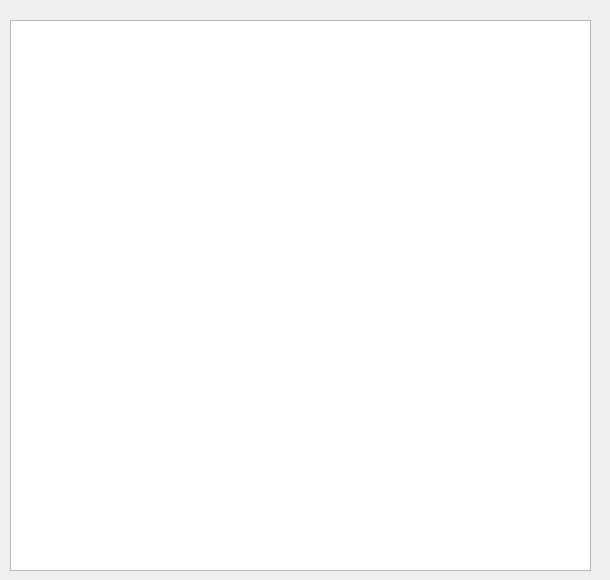
<?xml version="1.0" encoding="UTF-8"?>
<ui version="4.0">
 <class>Form</class>
 <widget class="QWidget" name="Form">
  <property name="geometry">
   <rect>
    <x>0</x>
    <y>0</y>
    <width>610</width>
    <height>580</height>
   </rect>
  </property>
  <property name="windowTitle">
   <string>Form</string>
  </property>
  <widget class="QTextBrowser" name="textBrowser">
   <property name="geometry">
    <rect>
     <x>10</x>
     <y>20</y>
     <width>581</width>
     <height>551</height>
    </rect>
   </property>
  </widget>
 </widget>
 <resources/>
 <connections/>
</ui>
